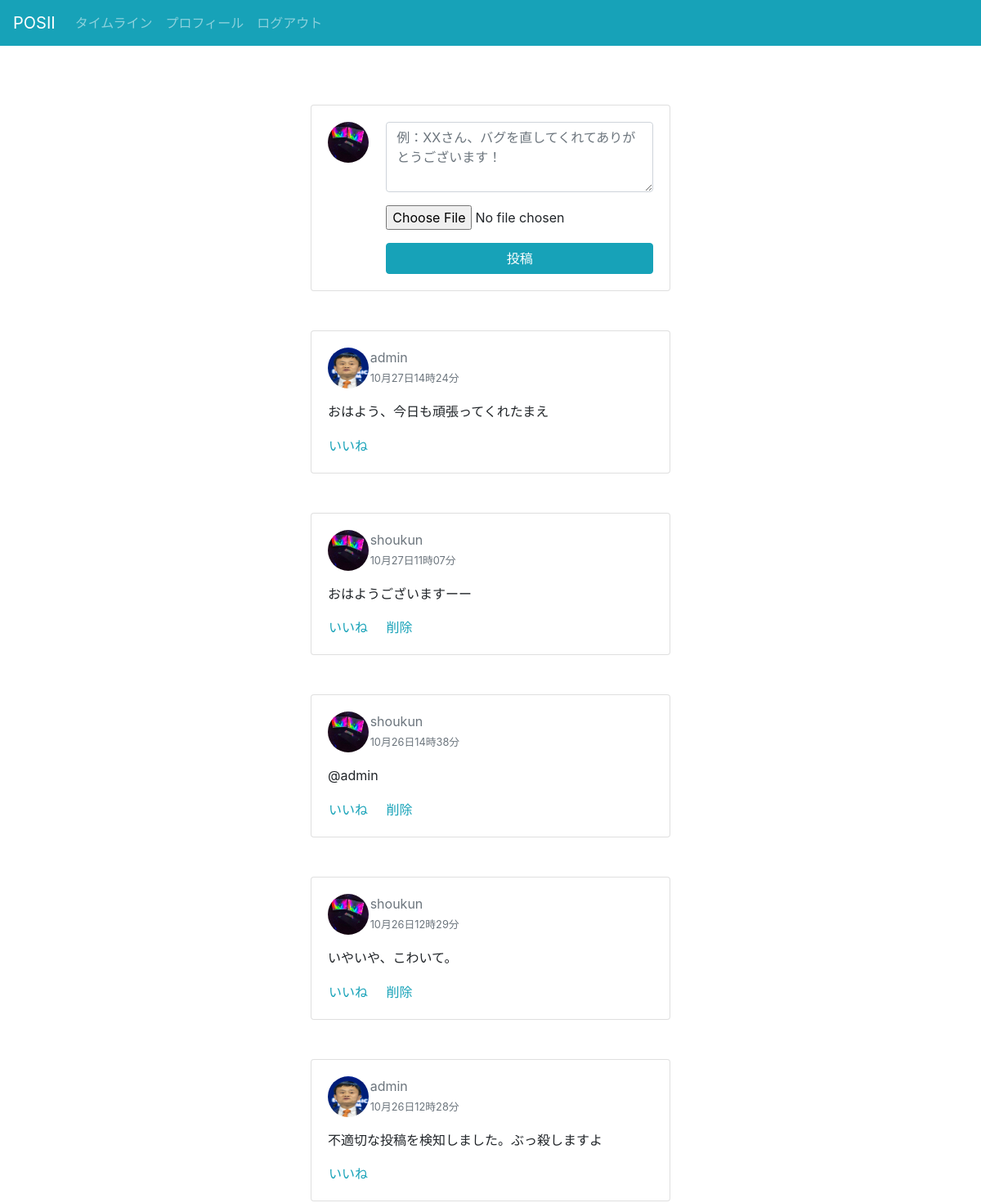
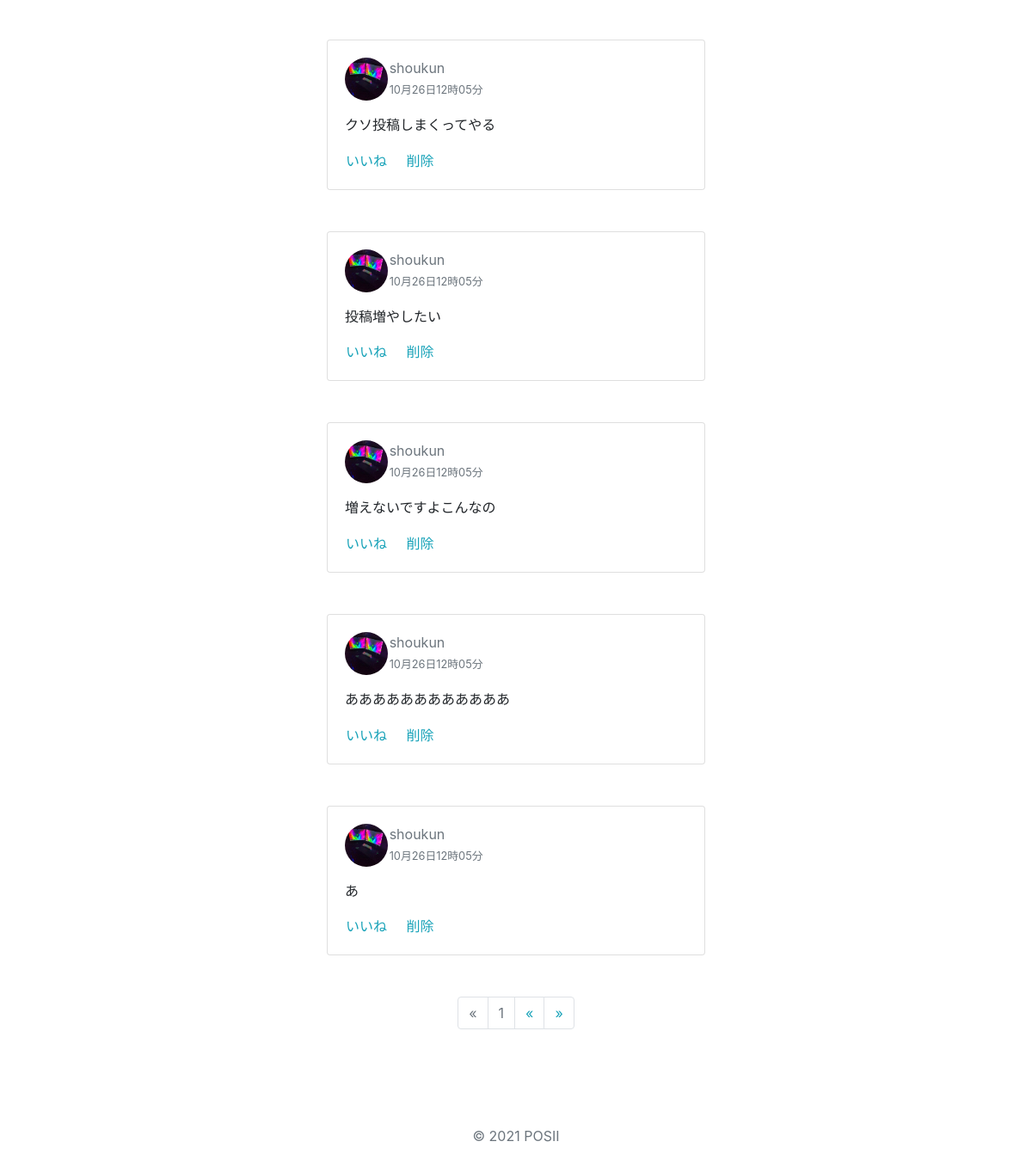
Before: / (signed in) with the older database file (2 pictures, top to bottom).
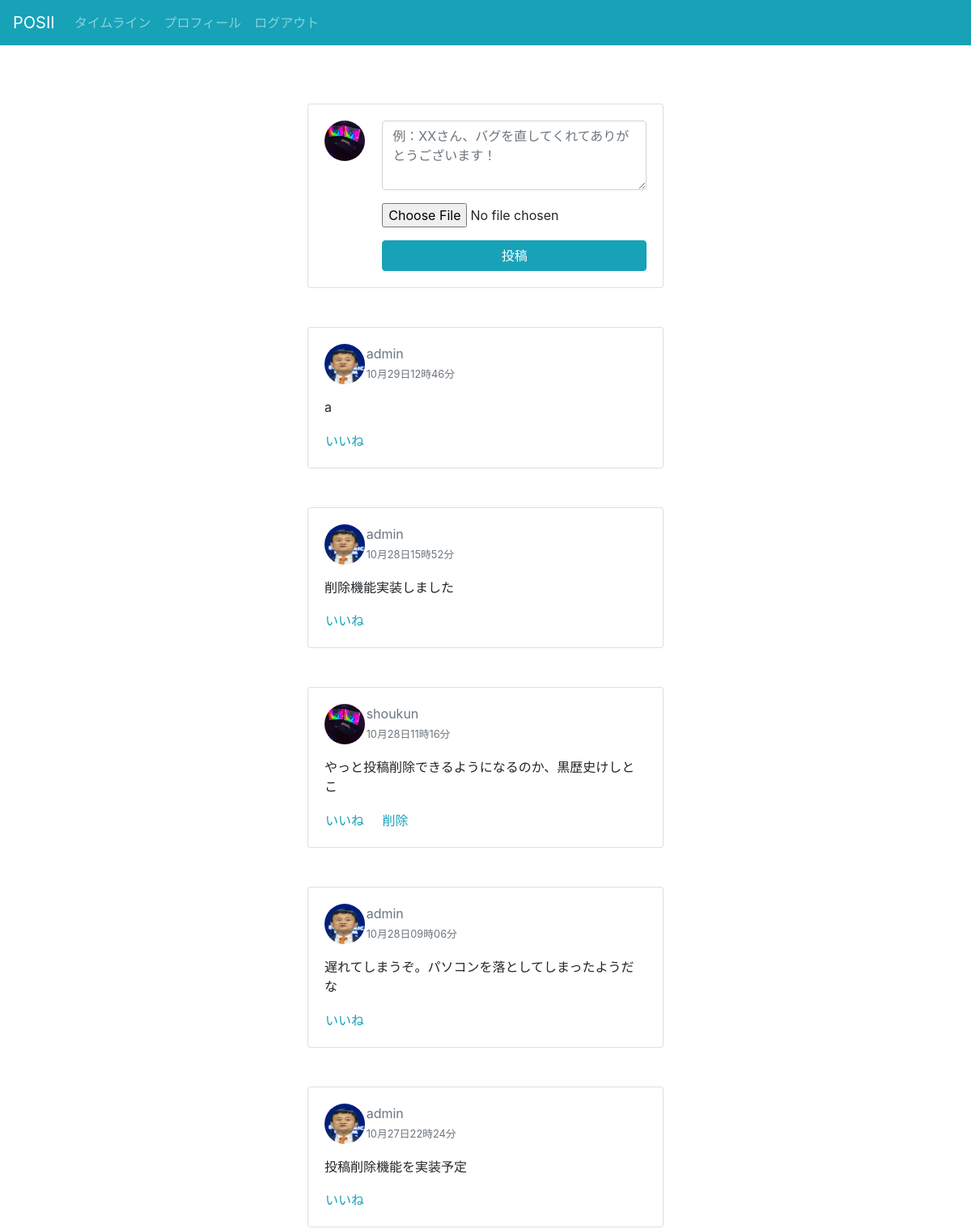
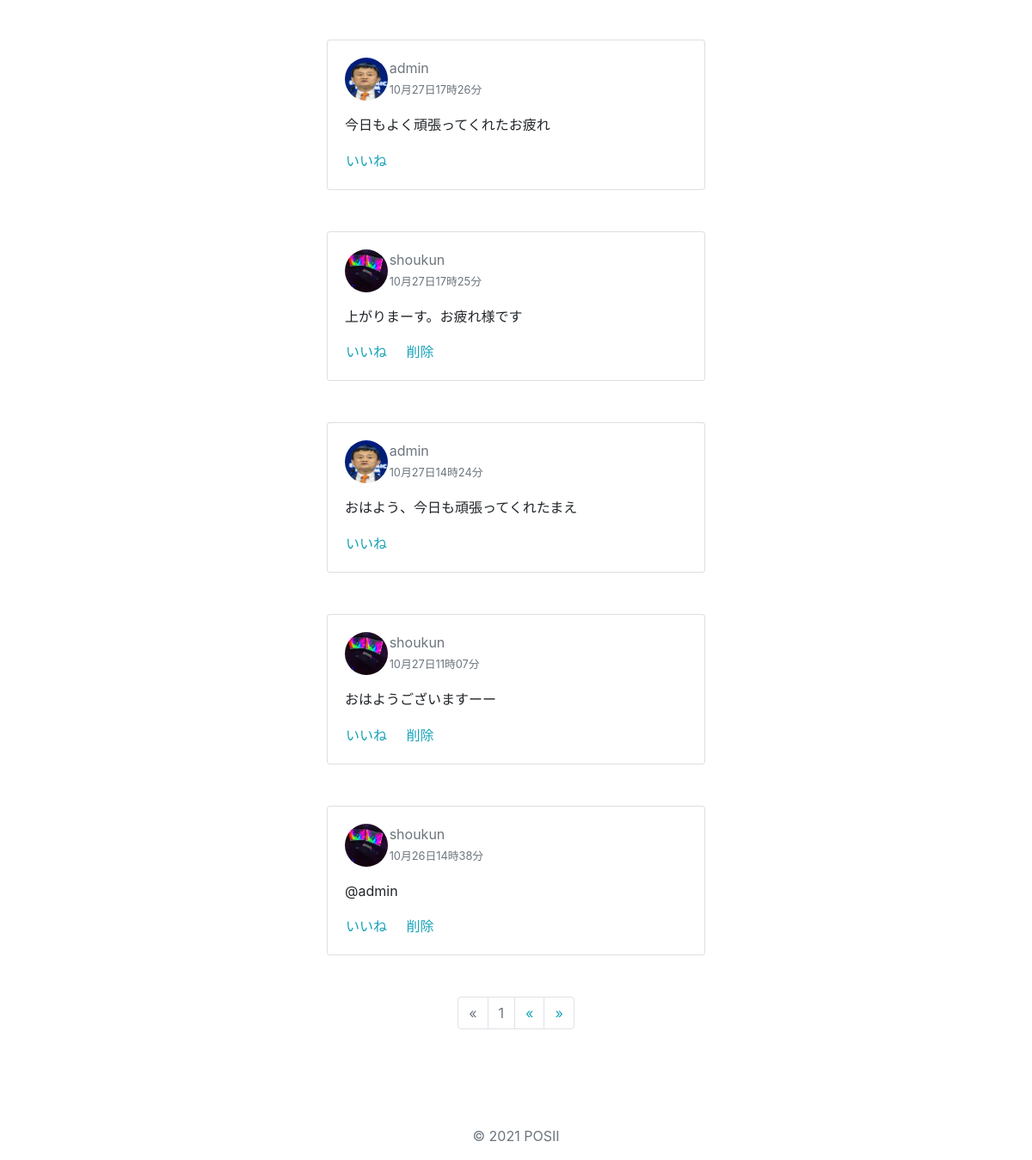
After: the same page with the newer database file (2 pictures, top to bottom).
### timeline/models.py (models this page shows)
class Post(models.Model):
    author = models.ForeignKey('accounts.CustomUser', on_delete=models.CASCADE)
    text = models.TextField(verbose_name='本文')
    photo = models.ImageField(verbose_name='写真', blank=True, null=True, upload_to='images/')
    post_photo = ImageSpecField(source='photo',processors=[ResizeToFill(1080,1080)],format='JPEG',options={'quality':60})
    created_at = models.DateTimeField(auto_now_add=True, blank=True)
    def get_like(self):
        likes = Like.objects.filter(post=self)
        return [like.user for like in likes]

### accounts/models.py (models this page shows)
class CustomUser(AbstractUser):
    description = models.TextField(verbose_name='プロフィール', null=True, blank=True)
    photo = models.ImageField(verbose_name='写真', blank=True, null=True, upload_to='images/')
    thumbnail = ImageSpecField(source='photo', processors=[ResizeToFill(256, 256)], format='JPEG', options={'quality': 60})
    class Meta:
        verbose_name_plural = 'CustomUser'

### timeline/views.py (the view)
class IndexView(LoginRequiredMixin, generic.ListView):
    template_name='index.html'
    paginate_by = 10
    def get_queryset(self):
        posts = Post.objects.order_by('-created_at')
        return posts

### timeline/templates/index.html (shortened to what this page needs)
{% extends 'base.html' %}
{% load static %}
{% block contents %}
<div class="card mb-5 text-left">
    <div class="card-body">
        <div class="row">
            <div class="col-2">
                <img src="{% if user.thumbnail %}{{ user.thumbnail.url }}{% else %}{% static 'images/no_photo.png' %}{% endif %}" class="rounded-circle post-photo">
            </div>
            <div class="col-10">
                <form method="post" action="{% url 'timeline:create' %}" enctype="multipart/form-data">
                    <div class="form-group">
                        <textarea name="text" id="exampleFormControlTextarea1" cols="30" rows="3" class="form-control" placeholder="例：XXさん、バグを直してくれてありがとうございます！"></textarea>
                    </div>
                    <div class="form-group mt-1">
                        <input type="file" class="form-control-file" id="exampleFormControlFile1" name="photo">
                    </div>
                    <button class="btn btn-info btn-block" type="submit">投稿</button>
                </form>
            </div>
        </div>
    </div>
</div>
{% for post in object_list %}
<div class="card mb-5 text-left">
    <div class="card-body">
        <div class="row">
            <div class="col-1">
                <a href="{% url 'accounts:detail' post.author.id %}"><img src="{% if post.author.thumbnail %}{{ post.author.thumbnail.url }}{% else %}{% static 'images/no_photo.png' %}{% endif %}" class="rounded-circle profile-post-photo"></a>
            </div>
            <div class="col-10 ml-3">
                <a href="{% url 'accounts:detail' post.author.id %}" class="text-secondary">{{ post.author }}</a><br>
                <small class="text-muted">{{ post.created_at|date:'n月j日H時i分' }}</small>
            </div>
        </div>
        <p class="card-text mt-2">{{ post.text|linebreaks }}</p>
        <button class="btn btn-link p-0 {% if user in post.get_like %}disabledpost-liked text-secondary{% else %}post-like text-info{% endif %}" id="post-like-{{ post.id }}" data-id="{{ post.id }}">いいね</button>
        {% if post.author.id == user.id %}
        <form method="post" action="{% url 'timeline:delete' post.id %}" class="d-inline">
            <button class="btn btn-link text-info p-0 ml-3" type="submit" onclick='return confirm("この投稿を本当に削除しますか？");'>削除</button>
        </form>
        {% endif %}
    </div>
</div>
{% endfor %}
<nav>
    <ul class="pagination justify-content-center">
        {% if page_obj.has_previous %}
        <li class="page-item">
            <a href="?page={{ page_obj.previous_page_number }}" class="page-link text-info" tabindex="-1">&laquo;</a>
        </li>
        {% else %}
        <li class="page-item disabled"><span class="page-link">&laquo;</span></li>
        {% endif %}
        {% for i in page_obj.paginator.page_range %}
        {% if page_obj.number == i %}
        <li class="page-item disabled"><span class="page-link">{{ i }}</span></li>
        {% else %}
        <li class="page-item"><a href="?page={{ i }}" class="page-link text-info">&laquo;</a></li>
        {% endif %}
        {% endfor %}
        {% if page_obj.has_next %}
        <li class="page-item">
            <a href="?page={{ page_obj.next_page_number }}" class="page-link text-info">&raquo;</a>
        </li>
        {% else %}
        <li class="page-item disabled">
            <span class="page-link">&raquo;</span>
        </li>
        {% endif %}
    </ul>
</nav>
{% endblock %}

Changed rows visible on the page:
no longer on this page (row unchanged): Post: author.photo (picture), author "shoukun", created_at "10月26日12時29分", text "いやいや、こわいて。", shows "削除"
no longer on this page (row unchanged): Post: author.photo (picture), author "admin", created_at "10月26日12時28分", text "不適切な投稿を検知しました。ぶっ殺しますよ"
removed Post: author.photo (picture), author "shoukun", created_at "10月26日12時05分", text "クソ投稿しまくってやる", shows "削除"
removed Post: author.photo (picture), author "shoukun", created_at "10月26日12時05分", text "投稿増やしたい", shows "削除"
removed Post: author.photo (picture), author "shoukun", created_at "10月26日12時05分", text "増えないですよこんなの", shows "削除"
removed Post: author.photo (picture), author "shoukun", created_at "10月26日12時05分", text "ああああああああああああ", shows "削除"
removed Post: author.photo (picture), author "shoukun", created_at "10月26日12時05分", text "あ", shows "削除"
added Post: author.photo (picture), author "admin", created_at "10月29日12時46分", text "a"
added Post: author.photo (picture), author "admin", created_at "10月28日15時52分", text "削除機能実装しました"
added Post: author.photo (picture), author "shoukun", created_at "10月28日11時16分", text "やっと投稿削除できるようになるのか、黒歴史けしとこ"
added Post: author.photo (picture), author "admin", created_at "10月28日09時06分", text "遅れてしまうぞ。パソコンを落としてしまったようだな"
added Post: author.photo (picture), author "admin", created_at "10月27日22時24分", text "投稿削除機能を実装予定"
added Post: author.photo (picture), author "admin", created_at "10月27日17時26分", text "今日もよく頑張ってくれたお疲れ"
added Post: author.photo (picture), author "shoukun", created_at "10月27日17時25分", text "上がりまーす。お疲れ様です", shows "削除"
